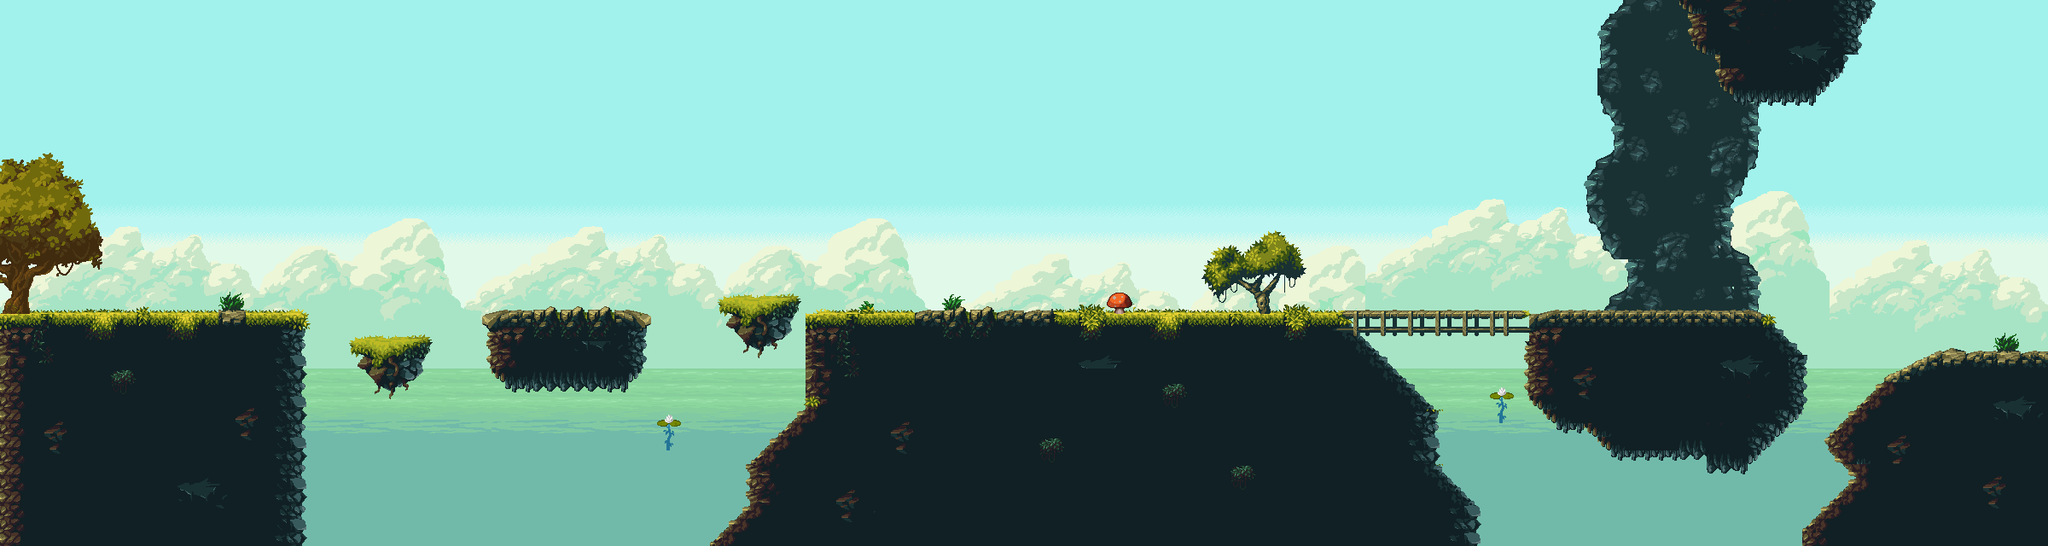

Below is a game level as drawn by its tile map, then a one-line description and the .tmx that defines it (tile-layer data replaced by summaries):
An orthogonal 150x40 tile map with 16x16 px tiles, 8 tile layers (sky, clouds, sea, rocks, ...), 6 tilesets.

<map version="1.10" tiledversion="1.10.2" orientation="orthogonal" renderorder="right-down" width="150" height="40" tilewidth="16" tileheight="16" infinite="0" nextlayerid="12" nextobjectid="9">
 <tileset firstgid="1" source="tilesets_tsx/sky.tsx" />
 <tileset firstgid="134" source="tilesets_tsx/tileset1.tsx" />
 <tileset firstgid="1294" source="tilesets_tsx/sea.tsx" />
 <tileset firstgid="1336" source="tilesets_tsx/clouds.tsx" />
 <tileset firstgid="1812" source="tilesets_tsx/tileset2.tsx" />
 <tileset firstgid="2437" source="tilesets_tsx/tree-house.tsx" />
 <layer id="1" name="sky" width="150" height="40">
  <data>[6000 cells, 6000 non-empty, 133 distinct tile ids]</data>
 </layer>
 <layer id="2" name="clouds" width="150" height="40">
  <data>[6000 cells, 2092 non-empty, 476 distinct tile ids]</data>
 </layer>
 <layer id="4" name="sea" width="150" height="40">
  <data>[6000 cells, 1749 non-empty, 42 distinct tile ids]</data>
 </layer>
 <layer id="7" name="rocks" width="150" height="40">
  <data>[6000 cells, 263 non-empty, 43 distinct tile ids]</data>
 </layer>
 <layer id="3" name="platforms" width="150" height="40">
  <data>[6000 cells, 1718 non-empty, 203 distinct tile ids]</data>
 </layer>
 <layer id="6" name="platforms 2" width="150" height="40">
  <data>[6000 cells, 293 non-empty, 85 distinct tile ids]</data>
 </layer>
 <layer id="11" name="other" width="150" height="40">
  <data>[6000 cells, 187 non-empty, 75 distinct tile ids]</data>
 </layer>
 <layer id="5" name="other 2" width="150" height="40">
  <data>[6000 cells, 260 non-empty, 224 distinct tile ids]</data>
 </layer>
</map>
